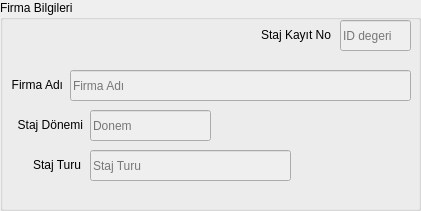
  <widget class="QGroupBox" name="groupBox_35">
   <property name="geometry">
    <rect>
     <x>370</x>
     <y>10</y>
     <width>421</width>
     <height>211</height>
    </rect>
   </property>
   <property name="title">
    <string>Firma Bilgileri</string>
   </property>
   <widget class="QLineEdit" name="lineEdit_95">
    <property name="enabled">
     <bool>false</bool>
    </property>
    <property name="geometry">
     <rect>
      <x>70</x>
      <y>70</y>
      <width>341</width>
      <height>31</height>
     </rect>
    </property>
    <property name="palette">
     <palette>
      <active>
       <colorrole role="Text">
        <brush brushstyle="SolidPattern">
         <color alpha="255">
          <red>0</red>
          <green>0</green>
          <blue>0</blue>
         </color>
        </brush>
       </colorrole>
       <colorrole role="PlaceholderText">
        <brush brushstyle="SolidPattern">
         <color alpha="128">
          <red>0</red>
          <green>0</green>
          <blue>0</blue>
         </color>
        </brush>
       </colorrole>
      </active>
      <inactive>
       <colorrole role="Text">
        <brush brushstyle="SolidPattern">
         <color alpha="255">
          <red>0</red>
          <green>0</green>
          <blue>0</blue>
         </color>
        </brush>
       </colorrole>
       <colorrole role="PlaceholderText">
        <brush brushstyle="SolidPattern">
         <color alpha="128">
          <red>0</red>
          <green>0</green>
          <blue>0</blue>
         </color>
        </brush>
       </colorrole>
      </inactive>
      <disabled>
       <colorrole role="Text">
        <brush brushstyle="SolidPattern">
         <color alpha="255">
          <red>0</red>
          <green>0</green>
          <blue>0</blue>
         </color>
        </brush>
       </colorrole>
       <colorrole role="PlaceholderText">
        <brush brushstyle="SolidPattern">
         <color alpha="128">
          <red>0</red>
          <green>0</green>
          <blue>0</blue>
         </color>
        </brush>
       </colorrole>
      </disabled>
     </palette>
    </property>
    <property name="text">
     <string/>
    </property>
    <property name="placeholderText">
     <string>Firma Adı</string>
    </property>
   </widget>
   <widget class="QLabel" name="label_146">
    <property name="geometry">
     <rect>
      <x>2</x>
      <y>70</y>
      <width>61</width>
      <height>30</height>
     </rect>
    </property>
    <property name="midLineWidth">
     <number>0</number>
    </property>
    <property name="text">
     <string>Firma Adı</string>
    </property>
    <property name="alignment">
     <set>Qt::AlignRight|Qt::AlignTrailing|Qt::AlignVCenter</set>
    </property>
   </widget>
   <widget class="QLineEdit" name="lineEdit_98">
    <property name="enabled">
     <bool>false</bool>
    </property>
    <property name="geometry">
     <rect>
      <x>90</x>
      <y>110</y>
      <width>121</width>
      <height>31</height>
     </rect>
    </property>
    <property name="palette">
     <palette>
      <active>
       <colorrole role="Text">
        <brush brushstyle="SolidPattern">
         <color alpha="255">
          <red>0</red>
          <green>0</green>
          <blue>0</blue>
         </color>
        </brush>
       </colorrole>
       <colorrole role="PlaceholderText">
        <brush brushstyle="SolidPattern">
         <color alpha="128">
          <red>0</red>
          <green>0</green>
          <blue>0</blue>
         </color>
        </brush>
       </colorrole>
      </active>
      <inactive>
       <colorrole role="Text">
        <brush brushstyle="SolidPattern">
         <color alpha="255">
          <red>0</red>
          <green>0</green>
          <blue>0</blue>
         </color>
        </brush>
       </colorrole>
       <colorrole role="PlaceholderText">
        <brush brushstyle="SolidPattern">
         <color alpha="128">
          <red>0</red>
          <green>0</green>
          <blue>0</blue>
         </color>
        </brush>
       </colorrole>
      </inactive>
      <disabled>
       <colorrole role="Text">
        <brush brushstyle="SolidPattern">
         <color alpha="255">
          <red>0</red>
          <green>0</green>
          <blue>0</blue>
         </color>
        </brush>
       </colorrole>
       <colorrole role="PlaceholderText">
        <brush brushstyle="SolidPattern">
         <color alpha="128">
          <red>0</red>
          <green>0</green>
          <blue>0</blue>
         </color>
        </brush>
       </colorrole>
      </disabled>
     </palette>
    </property>
    <property name="text">
     <string/>
    </property>
    <property name="placeholderText">
     <string>Donem</string>
    </property>
   </widget>
   <widget class="QLabel" name="label_149">
    <property name="geometry">
     <rect>
      <x>2</x>
      <y>110</y>
      <width>81</width>
      <height>30</height>
     </rect>
    </property>
    <property name="midLineWidth">
     <number>0</number>
    </property>
    <property name="text">
     <string>Staj Dönemi</string>
    </property>
    <property name="alignment">
     <set>Qt::AlignRight|Qt::AlignTrailing|Qt::AlignVCenter</set>
    </property>
   </widget>
   <widget class="QLabel" name="label_151">
    <property name="geometry">
     <rect>
      <x>0</x>
      <y>150</y>
      <width>81</width>
      <height>30</height>
     </rect>
    </property>
    <property name="midLineWidth">
     <number>0</number>
    </property>
    <property name="text">
     <string>Staj Turu</string>
    </property>
    <property name="alignment">
     <set>Qt::AlignRight|Qt::AlignTrailing|Qt::AlignVCenter</set>
    </property>
   </widget>
   <widget class="QLineEdit" name="lineEdit_99">
    <property name="enabled">
     <bool>false</bool>
    </property>
    <property name="geometry">
     <rect>
      <x>90</x>
      <y>150</y>
      <width>201</width>
      <height>31</height>
     </rect>
    </property>
    <property name="palette">
     <palette>
      <active>
       <colorrole role="Text">
        <brush brushstyle="SolidPattern">
         <color alpha="255">
          <red>0</red>
          <green>0</green>
          <blue>0</blue>
         </color>
        </brush>
       </colorrole>
       <colorrole role="PlaceholderText">
        <brush brushstyle="SolidPattern">
         <color alpha="128">
          <red>0</red>
          <green>0</green>
          <blue>0</blue>
         </color>
        </brush>
       </colorrole>
      </active>
      <inactive>
       <colorrole role="Text">
        <brush brushstyle="SolidPattern">
         <color alpha="255">
          <red>0</red>
          <green>0</green>
          <blue>0</blue>
         </color>
        </brush>
       </colorrole>
       <colorrole role="PlaceholderText">
        <brush brushstyle="SolidPattern">
         <color alpha="128">
          <red>0</red>
          <green>0</green>
          <blue>0</blue>
         </color>
        </brush>
       </colorrole>
      </inactive>
      <disabled>
       <colorrole role="Text">
        <brush brushstyle="SolidPattern">
         <color alpha="255">
          <red>0</red>
          <green>0</green>
          <blue>0</blue>
         </color>
        </brush>
       </colorrole>
       <colorrole role="PlaceholderText">
        <brush brushstyle="SolidPattern">
         <color alpha="128">
          <red>0</red>
          <green>0</green>
          <blue>0</blue>
         </color>
        </brush>
       </colorrole>
      </disabled>
     </palette>
    </property>
    <property name="text">
     <string/>
    </property>
    <property name="placeholderText">
     <string>Staj Turu</string>
    </property>
   </widget>
   <widget class="QLabel" name="label_150">
    <property name="enabled">
     <bool>true</bool>
    </property>
    <property name="geometry">
     <rect>
      <x>240</x>
      <y>20</y>
      <width>91</width>
      <height>30</height>
     </rect>
    </property>
    <property name="midLineWidth">
     <number>0</number>
    </property>
    <property name="text">
     <string>Staj Kayıt No</string>
    </property>
    <property name="alignment">
     <set>Qt::AlignRight|Qt::AlignTrailing|Qt::AlignVCenter</set>
    </property>
   </widget>
   <widget class="QLineEdit" name="lineEdit_36">
    <property name="enabled">
     <bool>false</bool>
    </property>
    <property name="geometry">
     <rect>
      <x>340</x>
      <y>20</y>
      <width>71</width>
      <height>31</height>
     </rect>
    </property>
    <property name="palette">
     <palette>
      <active>
       <colorrole role="Text">
        <brush brushstyle="SolidPattern">
         <color alpha="255">
          <red>0</red>
          <green>0</green>
          <blue>0</blue>
         </color>
        </brush>
       </colorrole>
       <colorrole role="PlaceholderText">
        <brush brushstyle="SolidPattern">
         <color alpha="128">
          <red>0</red>
          <green>0</green>
          <blue>0</blue>
         </color>
        </brush>
       </colorrole>
      </active>
      <inactive>
       <colorrole role="Text">
        <brush brushstyle="SolidPattern">
         <color alpha="255">
          <red>0</red>
          <green>0</green>
          <blue>0</blue>
         </color>
        </brush>
       </colorrole>
       <colorrole role="PlaceholderText">
        <brush brushstyle="SolidPattern">
         <color alpha="128">
          <red>0</red>
          <green>0</green>
          <blue>0</blue>
         </color>
        </brush>
       </colorrole>
      </inactive>
      <disabled>
       <colorrole role="Text">
        <brush brushstyle="SolidPattern">
         <color alpha="255">
          <red>0</red>
          <green>0</green>
          <blue>0</blue>
         </color>
        </brush>
       </colorrole>
       <colorrole role="PlaceholderText">
        <brush brushstyle="SolidPattern">
         <color alpha="128">
          <red>0</red>
          <green>0</green>
          <blue>0</blue>
         </color>
        </brush>
       </colorrole>
      </disabled>
     </palette>
    </property>
    <property name="placeholderText">
     <string>ID degeri</string>
    </property>
   </widget>
  </widget>
